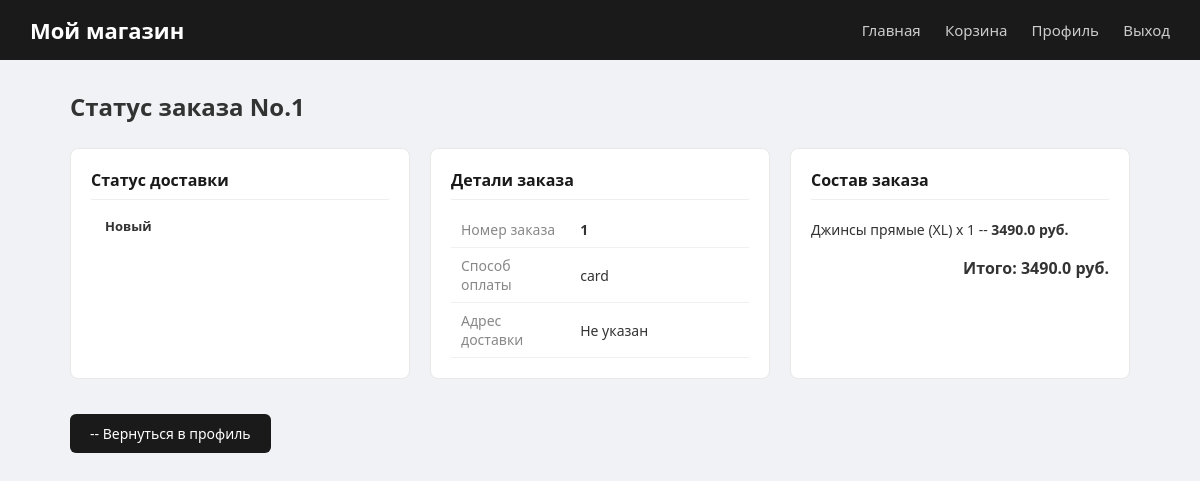
/order_status/1 (signed in), run on the app's committed database.
### models/order.py (models this page shows)
class Order(SqlAlchemyBase):
    __tablename__ = 'orders'
    id = Column(Integer, primary_key=True, autoincrement=True)
    person_id = Column(Integer, ForeignKey('persons.id'), nullable=False)
    payment_type_id = Column(Integer, ForeignKey('payment_types.id'), nullable=True)
    order_type_id = Column(Integer, ForeignKey('order_types.id'), nullable=True)
    delivery_address = Column(String(300))
    person = relationship("Person", back_populates="orders")
    payment_type_rel = relationship("PaymentType", back_populates="orders")
    order_type_rel = relationship("OrderType", back_populates="orders")
    items = relationship("OrderItem", back_populates="order", cascade="all, delete-orphan")

### models/order_type.py (models this page shows)
class OrderType(SqlAlchemyBase):
    __tablename__ = 'order_types'
    id = Column(Integer, primary_key=True, autoincrement=True)
    name = Column(String(50), nullable=False)
    orders = relationship("Order", back_populates="order_type_rel")

### models/payment_type.py (models this page shows)
class PaymentType(SqlAlchemyBase):
    __tablename__ = 'payment_types'
    id = Column(Integer, primary_key=True, autoincrement=True)
    name = Column(String(50), nullable=False)
    orders = relationship("Order", back_populates="payment_type_rel")

### models/order_item.py (models this page shows)
class OrderItem(SqlAlchemyBase):
    __tablename__ = 'order_items'
    order_id = Column(Integer, ForeignKey('orders.id'), primary_key=True)
    product_id = Column(Integer, ForeignKey('products.id'), primary_key=True)
    size_id = Column(Integer, ForeignKey('sizes.id'), primary_key=True)
    amount = Column(Integer, nullable=False)
    price = Column(Float, nullable=False)
    order = relationship("Order", back_populates="items")
    product = relationship("Product", back_populates="order_items")
    size = relationship("Size")

### models/product.py (models this page shows)
class Product(SqlAlchemyBase):
    __tablename__ = 'products'
    id = Column(Integer, primary_key=True, autoincrement=True)
    name = Column(String(200), nullable=False)
    photos = Column(Text)
    cost = Column(Float, nullable=False)
    description = Column(Text)
    type_id = Column(Integer, ForeignKey('product_types.id'), nullable=True)
    type = relationship("ProductType", back_populates="products")
    product_sizes = relationship("ProductSize", back_populates="product")
    storages = relationship("Storage", back_populates="product")
    carts = relationship("Cart", back_populates="product")
    order_items = relationship("OrderItem", back_populates="product")

### models/size.py (models this page shows)
class Size(SqlAlchemyBase):
    __tablename__ = 'sizes'
    id = Column(Integer, primary_key=True, autoincrement=True)
    name = Column(String(20), nullable=False)
    product_sizes = relationship("ProductSize", back_populates="size")

### app.py (the view)
@app.route('/order_status/<int:order_id>')
def order_status(order_id):
    if 'user_id' not in session:
        return redirect(url_for('login'))
    db_sess = create_session()
    order = db_sess.query(Order).filter(Order.id == order_id, Order.person_id == session['user_id']).first()
    if not order:
        return "Заказ не найден"
    return render_template('order_status.html', order=order)

### data/db_session.py (called while the page is built)
def create_session():
    global __factory
    if not __factory:
        raise Exception("База данных не инициализирована. Сначала вызовите global_init().")
    return __factory()

### templates/order_status.html (shortened to what this page needs)
{% extends "base.html" %}
{% block content %}
<div class="order-status-page">
    <h1>Статус заказа No.{{ order.id }}</h1>
    <div class="status-layout">
        <div class="info-card">
            <h3>Статус доставки</h3>
            <span class="status-badge status-{{ order.order_type_rel.name|lower }}">
                {{ order.order_type_rel.name }}
            </span>
        </div>
        <div class="info-card">
            <h3>Детали заказа</h3>
            <table class="order-details">
                <tr><td>Номер заказа</td><td><strong>{{ order.id }}</strong></td></tr>
                <tr><td>Способ оплаты</td><td>{{ order.payment_type_rel.name }}</td></tr>
                <tr><td>Адрес доставки</td><td>{{ order.delivery_address or 'Не указан' }}</td></tr>
            </table>
        </div>
        <div class="info-card">
            <h3>Состав заказа</h3>
            <ul class="order-items">
                {% for item in order.items %}
                    <li>{{ item.product.name }} ({{ item.size.name }}) x {{ item.amount }} -- <strong>{{ item.price * item.amount }} руб.</strong></li>
                {% endfor %}
            </ul>
            <p style="text-align:right;font-weight:700;margin-top:10px;font-size:16px;">
                Итого: {{ order.items|sum(attribute='price') * order.items|sum(attribute='amount') }} руб.
            </p>
        </div>
    </div>
    <div class="back-link">
        <a href="{{ url_for('profile') }}" class="btn">-- Вернуться в профиль</a>
    </div>
</div>
{% endblock %}

### templates/base.html (style rules this page uses)
* { margin: 0; padding: 0; box-sizing: border-box; }
body { font-family: 'Segoe UI', Arial, sans-serif; background: #f0f2f5; color: #333; min-height: 100vh; }
.btn { display: inline-block; padding: 10px 20px; background: #1a1a1a; color: white; border: none; border-radius: 6px; cursor: pointer; font-size: 14px; text-decoration: none; transition: background 0.2s; }

### templates/order_status.html (style rules this page uses)
.order-status-page h1 { margin-bottom: 25px; font-size: 24px; }
.status-layout { display: flex; gap: 20px; flex-wrap: wrap; }
.info-card { background: white; padding: 20px; border-radius: 8px; border: 1px solid #e8e8e8; margin-bottom: 15px; flex: 1; min-width: 300px; }
.info-card h3 { font-size: 16px; margin-bottom: 12px; color: #1a1a1a; padding-bottom: 8px; border-bottom: 1px solid #eee; }
.order-details { width: 100%; border-collapse: collapse; }
.order-details td { padding: 8px 10px; font-size: 14px; border-bottom: 1px solid #f0f0f0; }
.order-details td:first-child { color: #888; width: 40%; }
.order-items { list-style: none; }
.order-items li { padding: 8px 0; border-bottom: 1px solid #f0f0f0; font-size: 14px; }
.order-items li:last-child { border-bottom: none; }
.status-badge { display: inline-block; padding: 5px 14px; border-radius: 20px; font-size: 13px; font-weight: 600; }
.back-link { margin-top: 20px; }

### data on the page
Order: id "1", delivery_address "Не указан"
OrderType: order_type_rel.name "Новый"
PaymentType: payment_type_rel.name "card"
OrderItem: product.name "Джинсы прямые", size.name "XL", amount "1", item.price*item.amount "3490.0"
